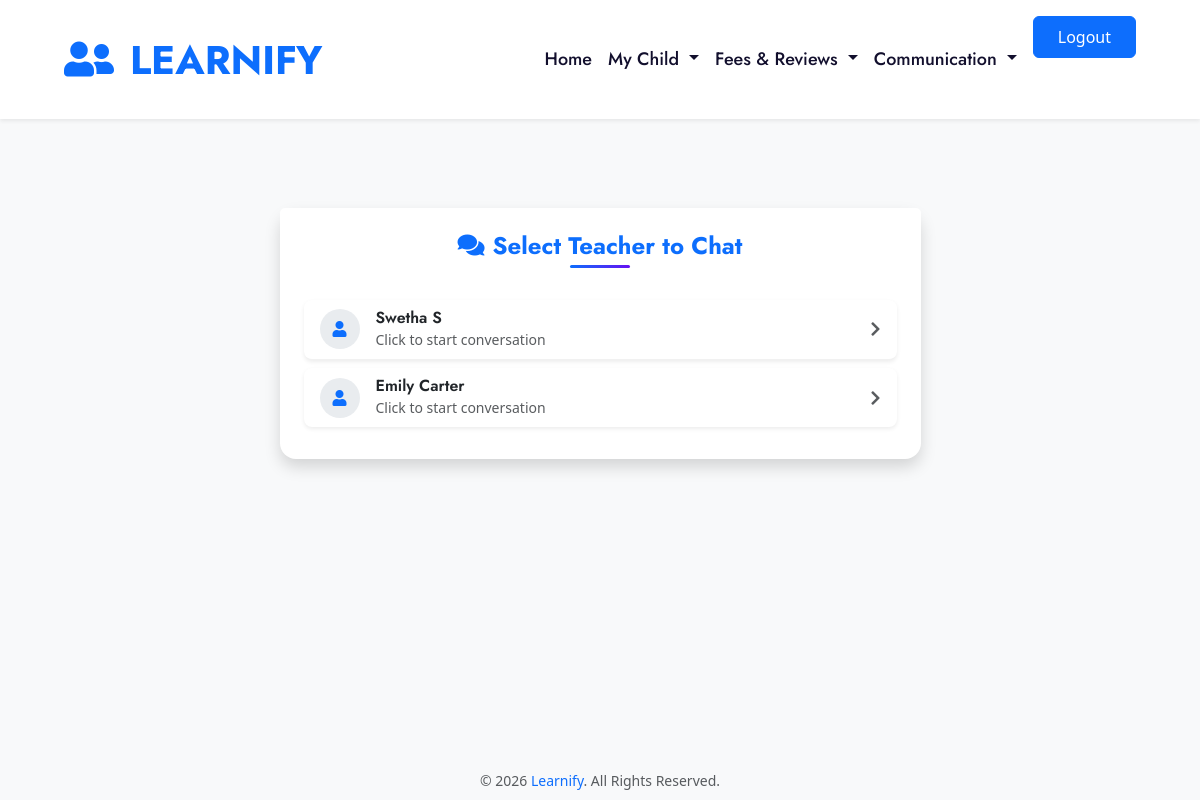
Screenshot of /parent_select_teacher (signed in) with the database file from the repository.
### Teacher/models.py (models this page shows)
class Teacher_Reg(models.Model):
    user = models.OneToOneField(User, on_delete=models.CASCADE)
    gender=models.CharField(max_length=100,default='null')
    qualification = models.CharField(max_length=100)
    experience = models.CharField(max_length=50)
    phone=models.CharField(max_length=10,default='null')
    subjects = models.ManyToManyField(Subject)
    profile_picture = models.ImageField(upload_to='teacher_profiles/',null=True,blank=True)
    certificates=models.FileField(upload_to='certificates/',null=True,blank=True)
    id_card=models.FileField(upload_to='proof',default='null')
    status=models.CharField(max_length=100,default='pending')

### Parent/views.py (the view)
# urls.py: path('parent_select_teacher',views.parent_select_teacher,name='parent_select_teacher'),
def parent_select_teacher(request):
    parent = Parent_Reg.objects.get(user=request.user)
    children = Student_Reg.objects.filter(parent=parent)
    subjects = Subject.objects.filter(student_reg__in=children).distinct()
    teachers = Teacher_Reg.objects.filter(subjects__in=subjects, status='approved').distinct()
    return render(request, 'parent/parent_select_teacher.html', {
        'teachers': teachers
    })

### template/parent/parent_select_teacher.html (shortened to what this page needs)
{% extends 'parent/page.html' %}
{% load static %}
{% block content %}
<div class="container py-5 mt-5">
    <div class="row justify-content-center">
        <div class="col-lg-7 col-md-9">
            <div class="card shadow border-0 rounded-4">
                <div class="card-header bg-white text-center border-0 pt-4 pb-2">
                    <h4 class="fw-bold text-primary mb-1">
                        <i class="fa fa-comments me-2"></i>Select Teacher to Chat
                    </h4>
                    <div class="header-line mx-auto"></div>
                </div>
                <div class="card-body p-4">
                    {% if teachers %}
                        <div class="list-group list-group-flush">
                            {% for teacher in teachers %}
                                <a href="{% url 'parent_teacher_chat' %}?teacher={{ teacher.id }}"
                                   class="list-group-item list-group-item-action d-flex align-items-center justify-content-between rounded-3 mb-2 shadow-sm teacher-item">
                                    <div class="d-flex align-items-center">
                                        <div class="avatar-circle me-3">
                                            <i class="fa fa-user"></i>
                                        </div>
                                        <div>
                                            <h6 class="mb-0 fw-semibold">
                                                {{ teacher.user.first_name }} {{ teacher.user.last_name }}
                                            </h6>
                                            <small class="text-muted">
                                                Click to start conversation
                                            </small>
                                        </div>
                                    </div>
                                    <i class="fa fa-chevron-right text-muted"></i>
                                </a>
                            {% endfor %}
                        </div>
                    {% else %}
                        <div class="alert alert-info text-center rounded-3">
                            No teachers available.
                        </div>
                    {% endif %}
                </div>
            </div>
        </div>
    </div>
</div>
{% endblock %}

### template/parent/parent_select_teacher.html (style rules this page uses)
body { background-color: #f4f6f9; }
.header-line { width: 60px; height: 3px; background: linear-gradient(to right, #0d6efd, #6610f2); border-radius: 10px; }
.teacher-item { transition: 0.2s ease-in-out; border: 1px solid #f1f1f1; }
.avatar-circle { width: 40px; height: 40px; background-color: #e9ecef; border-radius: 50%; display: flex; align-items: center; justify-content: center; color: #0d6efd; font-size: 16px; }

### rows the page displays
Teacher_Reg: user.first_name "Swetha", user.last_name "S"
Teacher_Reg: user.first_name "Emily", user.last_name "Carter"
